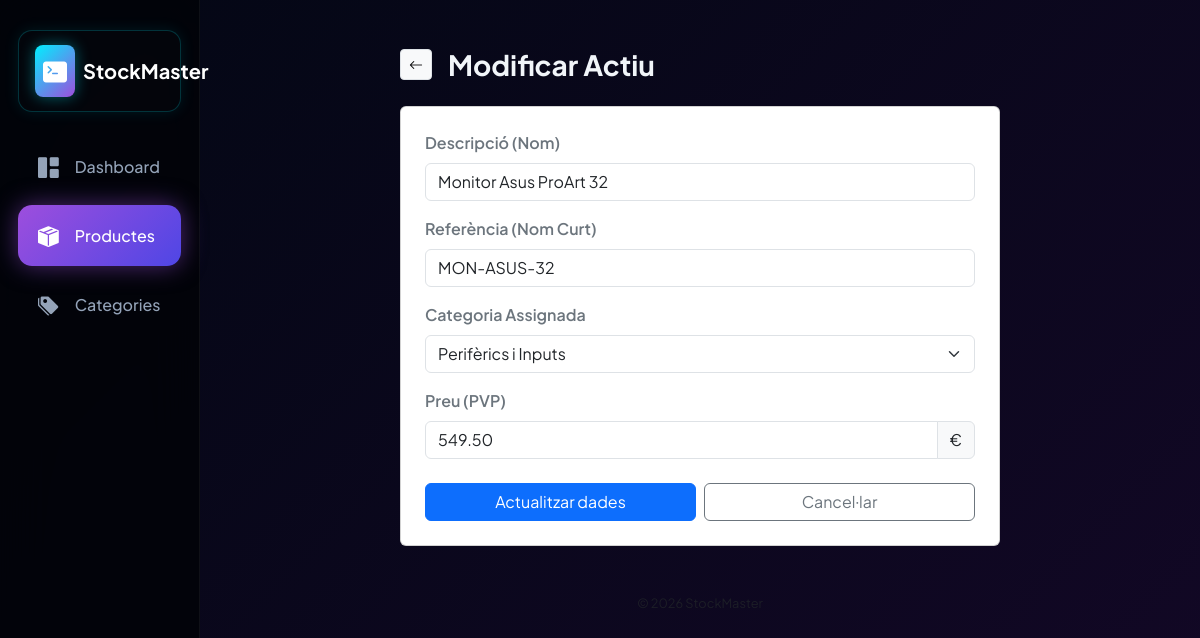
The page /mysql/index.php?ctrl=products&action=edit&id=3 on the database its author committed.
### tables this page shows
CREATE TABLE `products` (
  `cod` int(11) NOT NULL,
  `short_name` varchar(20) NOT NULL,
  `categoria_id` int(11) DEFAULT NULL,
  `pvp` decimal(5,2) NOT NULL,
  `nombre` varchar(100) NOT NULL
);

CREATE TABLE `categories` (
  `id` int(11) NOT NULL,
  `nombre` varchar(100) NOT NULL
);

### mysql/controllers/productsCtrl.php (called while the page is built, shortened)
<?php
require_once "models/productsModel.php";
require_once "models/CategoryModel.php";
class ProductsCtrl {
    public function edit($id) {
        $categories = Category::getAllCategories();
        $product = Product::getProductById($id);
        require_once "views/editProductView.php";
    }
}

### mysql/models/productsModel.php (called while the page is built, shortened)
<?php
class Product {
    protected $cod;
    protected $name;
    protected $short_name;
    protected $pvp;
    protected $categoria_id;
    public function __construct($row) {
        $this->cod = $row["cod"];
        $this->name = $row["nombre"];
        $this->short_name = $row["short_name"];
        $this->pvp = $row["pvp"];
        $this->categoria_id = $row["categoria_id"] ?? null;
    }
    public function getProductCode() { return $this->cod; }
    public function getProductName() { return $this->name; }
    public function getProductShortName() { return $this->short_name; }
    public function getProductPvp() { return $this->pvp; }
    public function getCategoriaId() { return $this->categoria_id; }
    public static function getProductById($id) {
        $db = DBConexion::connection();
        $stmt = $db->prepare("SELECT * FROM products WHERE cod = ?");
        $stmt->bind_param("i", $id);
        $stmt->execute();
        $row = $stmt->get_result()->fetch_assoc();
        return $row ? new Product($row) : null;
    }
}

### mysql/models/CategoryModel.php (called while the page is built, shortened)
<?php
class Category {
    protected $id;
    protected $nombre;
    public function __construct($row) {
        $this->id = $row["id"];
        $this->nombre = $row["nombre"];
    }
    public static function getAllCategories() {
        $db = DBConexion::connection();
        $data = $db->query("SELECT * FROM categories ORDER BY nombre ASC");
        $categories = array();
        while ($row = $data->fetch_assoc()) {
            $categories[] = new Category($row);
        }
        return $categories;
    }
    public function getId() { return $this->id; }
    public function getNombre() { return $this->nombre; }
}

### mysql/views/editProductView.php (the view, shortened to what this page needs)
<?php include 'layouts/header.php'; ?>
<div class="mx-auto" style="max-width: 600px;">
    <div class="d-flex align-items-center mb-4">
        <a href="index.php" class="btn btn-sm btn-light border me-3"><i class="bi bi-arrow-left"></i></a>
        <h3 class="fw-bold mb-0">Modificar Actiu</h3>
    </div>
    <div class="card p-4">
        <form action="index.php?ctrl=products&action=edit&id=<?= $product->getProductCode() ?>" method="POST">
            <div class="mb-3">
                <label class="form-label fw-semibold text-secondary">Descripció (Nom)</label>
                <input type="text" name="nombre" class="form-control py-2.5" value="<?= $product->getProductName() ?>">
            </div>
            <div class="mb-3">
                <label class="form-label fw-semibold text-secondary">Referència (Nom Curt)</label>
                <input type="text" name="short_name" class="form-control py-2.5" value="<?= $product->getProductShortName() ?>">
            </div>
            <div class="mb-3">
                <label class="form-label fw-semibold text-secondary">Categoria Assignada</label>
                <select name="categoria_id" class="form-select py-2.5">
                    <?php foreach ($categories as $cat): ?>
                        <option value="<?= $cat->getId() ?>" <?= ($product->getCategoriaId() == $cat->getId()) ? 'selected' : '' ?>>
                            <?= $cat->getNombre() ?>
                        </option>
                    <?php endforeach; ?>
                </select>
            </div>
            <div class="mb-4">
                <label class="form-label fw-semibold text-secondary">Preu (PVP)</label>
                <div class="input-group">
                    <input type="number" step="0.01" min="0" name="pvp" class="form-control py-2.5" value="<?= $product->getProductPvp() ?>">
                    <span class="input-group-text">€</span>
                </div>
            </div>
            <div class="row g-2">
                <div class="col-6">
                    <button type="submit" class="btn btn-primary w-100 py-2.5">Actualitzar dades</button>
                </div>
                <div class="col-6">
                    <a href="index.php" class="btn btn-outline-secondary w-100 py-2.5">Cancel·lar</a>
                </div>
            </div>
        </form>
    </div>
</div>
<?php include 'layouts/footer.php'; ?>

### mysql/views/layouts/header.php (style rules this page uses)
:root { --neon-pink: #ff007f; --neon-cyan: #00f0ff; --neon-purple: #9d4edd; --neon-green: #39ff14; --bg-dark: #03050c; --panel-glass: rgba(10, 15, 30, 0.6); --border-neon-subtle: rgba(0, 240, 255, 0.15); --text-main: #f1f5f9; --text-dim: #64748b; }
body { font-family: 'Plus Jakarta Sans', sans-serif; background: linear-gradient(-45deg, #02040a, #0b0f24, #18082c, #030714); background-size: 400% 400%; animation: fluidNeonBackground 15s ease infinite; color: var(--text-main); min-height: 100vh; overflow-x: hidden; }

### rows shown on the page
products: short_name "MON-ASUS-32", categoria_id "Perifèrics i Inputs", pvp "549.50"
